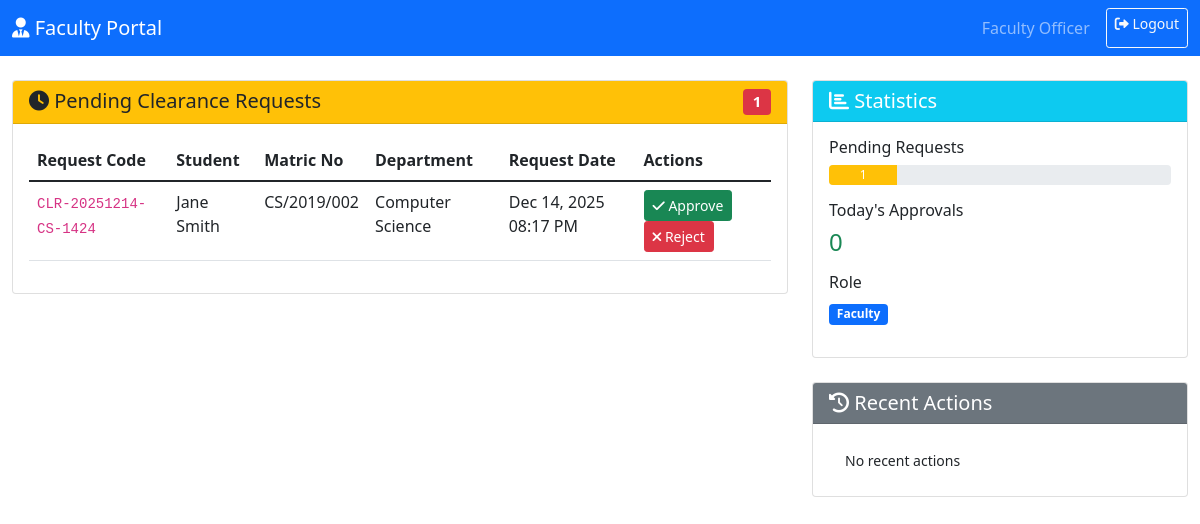
The page /clearance_system/staff.php (signed in) on the database its author committed.
### tables this page shows
CREATE TABLE `clearance_requests` (
  `id` int(11) NOT NULL,
  `request_code` varchar(20) NOT NULL,
  `matric_no` varchar(30) NOT NULL,
  `student_name` varchar(100) NOT NULL,
  `student_department` varchar(100) DEFAULT NULL,
  `student_faculty` varchar(100) DEFAULT NULL,
  `unit_id` int(11) NOT NULL,
  `unit_code` varchar(20) DEFAULT NULL,
  `unit_name` varchar(100) NOT NULL,
  `status` enum('pending','approved','rejected','on_hold','referred_to_registry') DEFAULT 'pending',
  `comments` text DEFAULT NULL,
  `approved_by` int(11) DEFAULT NULL,
  `approver_name` varchar(100) DEFAULT NULL,
  `approved_at` timestamp NULL DEFAULT NULL,
  `requested_at` timestamp NOT NULL DEFAULT current_timestamp(),
  `updated_at` timestamp NOT NULL DEFAULT current_timestamp() ON UPDATE current_timestamp(),
  `registry_reviewed` tinyint(1) DEFAULT 0,
  `registry_comments` text DEFAULT NULL
);

CREATE TABLE `users` (
  `id` int(11) NOT NULL,
  `username` varchar(50) NOT NULL,
  `email` varchar(100) NOT NULL,
  `password` varchar(255) NOT NULL,
  `full_name` varchar(100) NOT NULL,
  `role` enum('student','library','bursary','department','faculty','admin','registry') NOT NULL,
  `matric_no` varchar(30) DEFAULT NULL,
  `phone` varchar(20) DEFAULT NULL,
  `department` varchar(100) DEFAULT NULL,
  `faculty` varchar(100) DEFAULT NULL,
  `created_at` timestamp NOT NULL DEFAULT current_timestamp(),
  `last_login` timestamp NULL DEFAULT NULL,
  `is_active` tinyint(1) DEFAULT 1
);

### clearance_system/functions.php (called while the page is built, shortened)
<?php
function get_pending_requests($role) {
    $db = Database::getInstance();
    $conn = $db->getConnection();
    $stmt = $conn->prepare("
        SELECT
            cr.*,
            cu.unit_name,
            u.full_name as student_name,
            u.department as student_department
        FROM clearance_requests cr
        JOIN clearance_units cu ON cr.unit_id = cu.id
        JOIN users u ON cr.matric_no = u.matric_no
        WHERE cu.approval_role = ?
        AND cr.status = 'pending'
        ORDER BY cr.requested_at ASC
    ");
    $stmt->bind_param("s", $role);
    $stmt->execute();
    $result = $stmt->get_result();
    $requests = [];
    while ($row = $result->fetch_assoc()) {
        $requests[] = $row;
    }
    return $requests;
}
function format_date($date_string, $format = 'M d, Y h:i A') {
    $date = new DateTime($date_string);
    return $date->format($format);
}
?>

### clearance_system/staff.php (the view, shortened to what this page needs)
<?php
require_once 'functions.php';
$role = $_SESSION['role'];
$pending_requests = get_pending_requests($role);
?>
<!DOCTYPE html>
<html lang="en">
<head>
    <link href="https://cdn.jsdelivr.net/npm/bootstrap@5.1.3/dist/css/bootstrap.min.css" rel="stylesheet">
    <link rel="stylesheet" href="https://cdnjs.cloudflare.com/ajax/libs/font-awesome/6.0.0/css/all.min.css">
</head>
<body>
    <nav class="navbar navbar-expand-lg navbar-dark bg-primary">
        <div class="container-fluid">
            <a class="navbar-brand" href="#">
                <i class="fas fa-user-tie"></i> <?php echo ucfirst($role); ?> Portal
            </a>
            <div class="d-flex">
                <span class="navbar-text me-3">
                    <?php echo $_SESSION['full_name']; ?>
                </span>
                <a href="logout.php" class="btn btn-outline-light btn-sm">
                    <i class="fas fa-sign-out-alt"></i> Logout
                </a>
            </div>
        </div>
    </nav>
    <div class="container-fluid mt-4">
        <div class="row">
            <div class="col-md-8">
                <div class="card">
                    <div class="card-header bg-warning">
                        <h5 class="mb-0">
                            <i class="fas fa-clock"></i> Pending Clearance Requests
                            <span class="badge bg-danger float-end"><?php echo count($pending_requests); ?></span>
                        </h5>
                    </div>
                    <div class="card-body">
                        <?php if (empty($pending_requests)): ?>
                            <div class="alert alert-success">
                                <i class="fas fa-check-circle"></i> No pending requests.
                            </div>
                        <?php else: ?>
                            <div class="table-responsive">
                                <table class="table table-hover">
                                    <thead>
                                        <tr>
                                            <th>Request Code</th>
                                            <th>Student</th>
                                            <th>Matric No</th>
                                            <th>Department</th>
                                            <th>Request Date</th>
                                            <th>Actions</th>
                                        </tr>
                                    </thead>
                                    <tbody>
                                        <?php foreach ($pending_requests as $request): ?>
                                            <tr>
                                                <td><code><?php echo $request['request_code']; ?></code></td>
                                                <td><?php echo $request['student_name']; ?></td>
                                                <td><?php echo $request['matric_no']; ?></td>
                                                <td><?php echo $request['student_department']; ?></td>
                                                <td><?php echo format_date($request['requested_at']); ?></td>
                                                <td>
                                                    <button class="btn btn-sm btn-success"
                                                            data-bs-toggle="modal"
                                                            data-bs-target="#actionModal"
                                                            data-request-id="<?php echo $request['id']; ?>"
                                                            data-student-name="<?php echo $request['student_name']; ?>"
                                                            data-action="approve">
                                                        <i class="fas fa-check"></i> Approve
                                                    </button>
                                                    <button class="btn btn-sm btn-danger"
                                                            data-bs-toggle="modal"
                                                            data-bs-target="#actionModal"
                                                            data-request-id="<?php echo $request['id']; ?>"
                                                            data-student-name="<?php echo $request['student_name']; ?>"
                                                            data-action="reject">
                                                        <i class="fas fa-times"></i> Reject
                                                    </button>
                                                </td>
                                            </tr>
                                        <?php endforeach; ?>
                                    </tbody>
                                </table>
                            </div>
                        <?php endif; ?>
                    </div>
                </div>
            </div>
            <div class="col-md-4">
                <div class="card mb-4">
                    <div class="card-header bg-info text-white">
                        <h5 class="mb-0"><i class="fas fa-chart-bar"></i> Statistics</h5>
                    </div>
                    <div class="card-body">
                        <div class="mb-3">
                            <h6>Pending Requests</h6>
                            <div class="progress" style="height: 20px;">
                                <div class="progress-bar bg-warning"
                                     style="width: <?php echo min(count($pending_requests) * 20, 100); ?>%">
                                    <?php echo count($pending_requests); ?>
                                </div>
                            </div>
                        </div>
                        <div class="mb-3">
                            <h6>Today's Approvals</h6>
                            <h4 class="text-success">0</h4>
                        </div>
                        <div class="mb-3">
                            <h6>Role</h6>
                            <span class="badge bg-primary"><?php echo ucfirst($role); ?></span>
                        </div>
                    </div>
                </div>
                <div class="card">
                    <div class="card-header bg-secondary text-white">
                        <h5 class="mb-0"><i class="fas fa-history"></i> Recent Actions</h5>
                    </div>
                    <div class="card-body">
                        <div class="list-group list-group-flush">
                            <div class="list-group-item">
                                <small>No recent actions</small>
                            </div>
                        </div>
                    </div>
                </div>
            </div>
        </div>
    </div>
</body>
</html>

### rows shown on the page
clearance_requests: request_code "CLR-20251214-CS-1424", users.full_name "Jane Smith", matric_no "CS/2019/002", users.department "Computer Science", requested_at "Dec 14, 2025 08:17 PM"

### other values the page prints
$role "Faculty"
$_SESSION['full_name'] "Faculty Officer"
count($pending_requests) "1"
